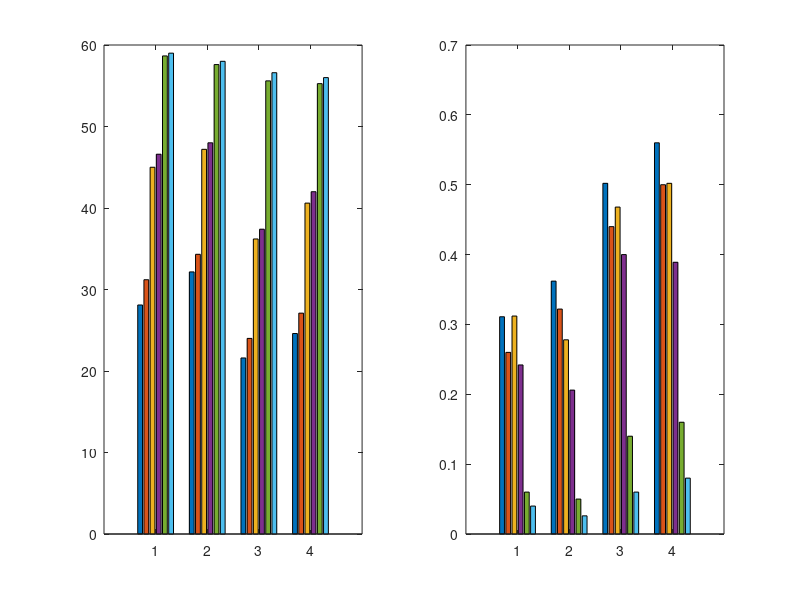

This figure's MATLAB source:
figure(1)
subplot(1,2,1)
bar([1;2;3;4],[
    28.10,31.2,45.00,46.6,58.66,59.0;
    32.16,34.32,47.2,48.0,57.6,58.0;
    21.60,24.0,36.20,37.4,55.60,56.6;
    24.6,27.1,40.6,42.0,55.26,56.0],'grouped')
subplot(1,2,2)
bar([1;2;3;4],[
    0.311,0.26,0.312,0.242,0.06,0.04;
    0.362,0.322,0.278,0.206,0.05,0.026;
    0.502,0.44,0.468,0.4,0.14,0.06;
    0.560,0.5,0.502,0.389,0.16,0.08],'grouped')
drawnow